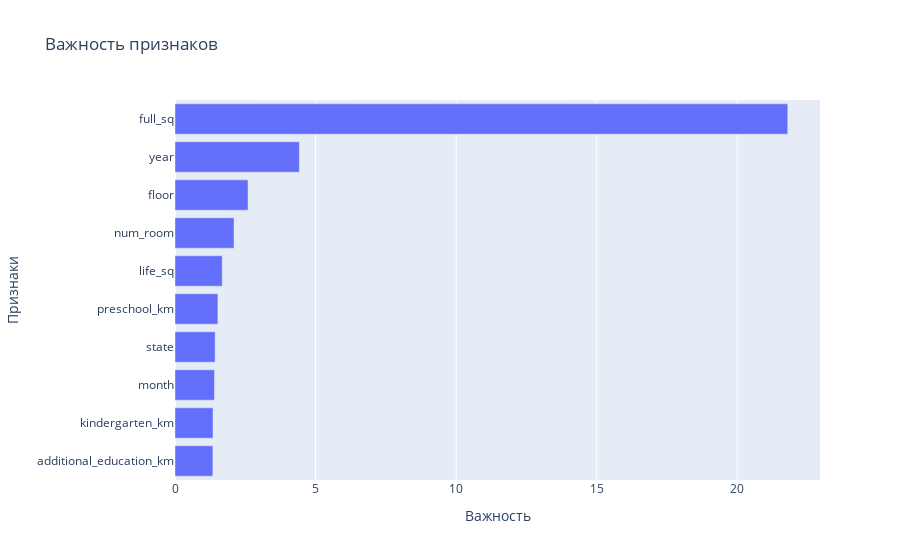

The cell this chart's notebook holds for it:
### Code cell
import plotly.express as px

fig = px.bar(df_feature_importance.iloc[:10], x="feature_importance", y="feature_names", orientation='h'
            , title="Важность признаков", labels={'feature_importance': 'Важность', 'feature_names':'Признаки'}
            )
fig.update_layout(yaxis={'categoryorder':'total ascending'})
fig.show()

### Figure 1 — Plotly figure (JSON) as saved in the notebook; plotly's stock layout.template omitted (floating-point values rounded to 4 significant figures)
{"data": [{"alignmentgroup": "True", "hovertemplate": "Важность=%{x}<br>Признаки=%{y}<extra></extra>", "legendgroup": "", "marker": {"color": "#636efa", "pattern": {"shape": ""}}, "name": "", "offsetgroup": "", "orientation": "h", "showlegend": false, "textposition": "auto", "type": "bar", "x": [21.8, 4.423, 2.597, 2.099, 1.681, 1.526, 1.428, 1.405, 1.353, 1.347], "xaxis": "x", "y": ["full_sq", "year", "floor", "num_room", "life_sq", "preschool_km", "state", "month", "kindergarten_km", "additional_education_km"], "yaxis": "y"}], "layout": {"barmode": "relative", "legend": {"tracegroupgap": 0}, "title": {"text": "Важность признаков"}, "xaxis": {"anchor": "y", "domain": [0, 1], "title": {"text": "Важность"}}, "yaxis": {"anchor": "x", "categoryorder": "total ascending", "domain": [0, 1], "title": {"text": "Признаки"}}}}
